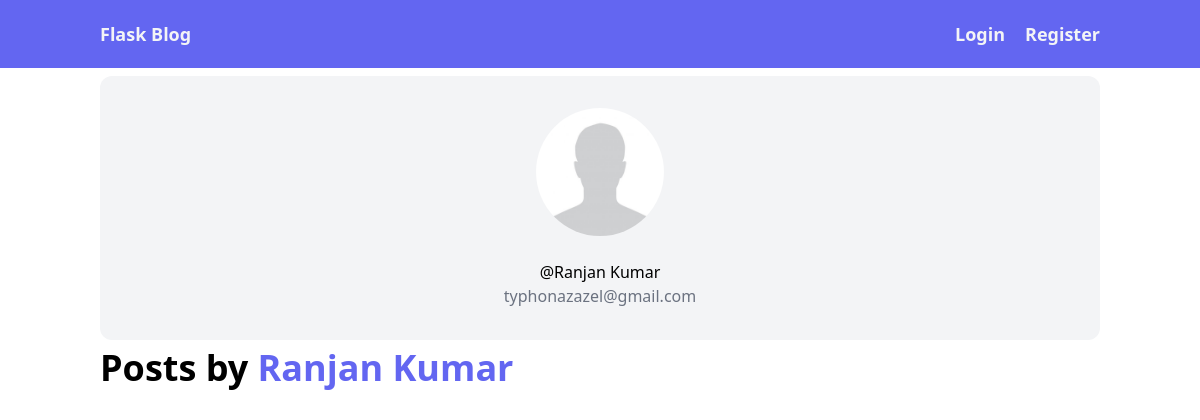
The app's page /user/profile/1, older data.
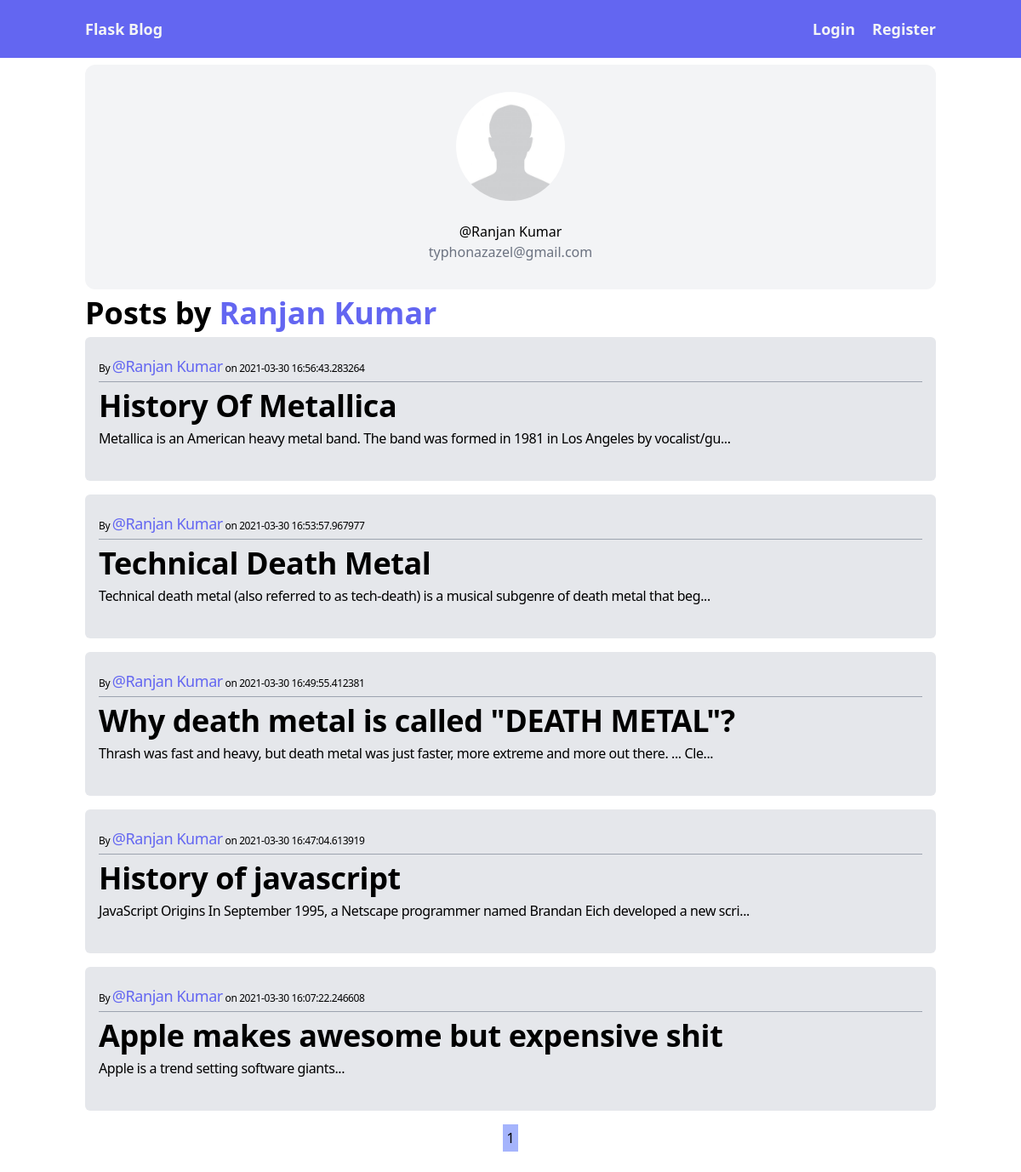
The same page, newer data.
### flaskblog/models.py (models this page shows, shortened)
class User(db.Model, UserMixin):
    id = db.Column(db.Integer, primary_key=True)
    name = db.Column(db.String(20), unique=True, nullable=False)
    email = db.Column(db.String(120), unique=True, nullable=False)
    image_file = db.Column(db.String(20), nullable=True, default='default.jpg')
    password = db.Column(db.String(60), nullable=False)
    posts = db.relationship('Post', backref='author', lazy=True)

class Post(db.Model):
    id = db.Column(db.Integer, primary_key=True)
    title = db.Column(db.String(100), nullable=False)
    date_posted = db.Column(db.DateTime, nullable=False,
                            default=datetime.utcnow)
    content = db.Column(db.Text, nullable=False)
    user_id = db.Column(db.Integer, db.ForeignKey('user.id'), nullable=False)

### flaskblog/user/routes.py (the view)
@user_routes.route('/user/profile/<id>', methods=['GET'])
def user_profile(id):
    page = request.args.get('page', default=1, type=1)
    user = User.query.get(id)
    posts = Post.query.filter_by(author=user).order_by(
        Post.date_posted.desc()).paginate(per_page=5, page=page)
    image_file = url_for(
        'static', filename="profile-pictures/"+user.image_file)
    return render_template('user_profile.html', user=user, image_file=image_file, posts=posts)

### flaskblog/templates/user_profile.html
{% extends "base.html" %} {% block content %}
<figure class="bg-gray-100 rounded-xl p-8 text-center">
    <img
        class="w-32 h-32 rounded-full m-auto"
        src="{{image_file}}"
        alt=""
        width="384"
        height="512"
    />
    <div class="pt-6 te space-y-4">
        <figcaption class="font-medium">
            <div class="text-cyan-600">@{{user.name}}</div>
            <div class="text-gray-500">{{user.email}}</div>
        </figcaption>
    </div>
</figure>
<h2 class="sm:text-4xl my-2 text-3xl leading-tight font-semibold">
    Posts by <span class="text-indigo-500">{{user.name}}</span>
</h2>
<div class="grid tracking-tight gap-4">
    {% if posts %} {% for post in posts.items %}
    <div
        class="rounded-md px-4 pt-4 pb-10 bg-gray-200 cursor-pointer post hover:bg-gray-100 transition-color duration-75"
        data-location="/post/{{post.id}}"
    >
        <div class="border-b border-gray-400 py-1">
            <p class="text-xs">
                By
                <a
                    href="user/profile/{{post.author.id}}"
                    class="text-indigo-500 font-medium tracking-tight text-lg"
                    >@{{post.author.name}}</a
                >
                on {{post.date_posted}}
            </p>
        </div>
        <a
            href="/post/{{post.id}}"
            class="hover:text-indigo-500 transition-color duration-75 hover:underline"
        >
            <h2 class="sm:text-4xl my-2 text-3xl leading-tight font-semibold">
                {{post.title[:50]}}
            </h2>
        </a>
        <p class="leading-tight">{{post.content[:100]}}...</p>
    </div>
    {% endfor %} {% else %}
    <h2 class="text-2xl font-semibold tracking-tight">Oh no! No posts yet</h2>
    {% endif %}
</div>
<div class="space-x-1 my-4 flex justify-center">
    {% for i in posts.iter_pages(left_edge=1 , right_edge=1, left_current=1,
    right_current=1) %} {% if i %} {% if posts.page == i %}
    <a href="?page={{i}}" class="p-1 bg-indigo-300">{{i}}</a>
    {% else %}
    <a href="?page={{i}}" class="p-1 bg-gray-200">{{i}}</a>
    {% endif %} {% else %} ... {% endif %} {% endfor %}
</div>
{% endblock %}

### flaskblog/templates/base.html (shortened to what this page needs)
<!DOCTYPE html>
<html lang="en">
    <head>
        <link
            rel="stylesheet"
            href="https://cdnjs.cloudflare.com/ajax/libs/tailwindcss/2.0.4/tailwind.min.css"
        />
    </head>
    <body class="p-0">
        <header>
            <div class="px-3 py-2 bg-indigo-500 text-gray-100">
                <div
                    class="flex p-3 font-semibold text-lg space-x-2 sm:space-x-none w-auto container mx-auto"
                >
                    <div class="mr-auto">
                        <a
                            href="{{ url_for('main.home') }}"
                            class="hover:text-gray-400 transition-all active:text-gray-600"
                            >Flask Blog</a
                        >
                    </div>
                    <ul class="list-none flex justify-end space-x-5">
                        {% if current_user.is_authenticated %}
                        <li>
                            <a
                                href="{{ url_for('post.create_post') }}"
                                class="hover:text-gray-400 transition-all active:text-gray-600"
                                >Create</a
                            >
                        </li>
                        <li>
                            <a
                                href="/user/{{current_user.id}}"
                                class="hover:text-gray-400 transition-all active:text-gray-600"
                                >Account</a
                            >
                        </li>
                        <li>
                            <a
                                href="{{ url_for('auth.logout') }}"
                                class="hover:text-gray-400 transition-all active:text-gray-600"
                                >Logout</a
                            >
                        </li>
                        {% else %}
                        <li>
                            <a
                                href="{{ url_for('auth.login') }}"
                                class="hover:text-gray-400 transition-all active:text-gray-600"
                                >Login</a
                            >
                        </li>
                        <li>
                            <a
                                href="{{ url_for('auth.register') }}"
                                class="hover:text-gray-400 transition-all active:text-gray-600"
                                >Register</a
                            >
                        </li>
                        {% endif %}
                    </ul>
                </div>
            </div>
        </header>
        <main class="">
            <div class="container m-auto px-3 py-2">
                 {% block content %} {%
                endblock %}
            </div>
        </main>
    </body>
</html>

Row changes from the older to the newer data that the page shows:
added Post: author.name "Ranjan Kumar", date_posted "2021-03-30 16:56:43.283264", title "History Of Metallica", content "Metallica is an American heavy metal band. The band was formed in 1981 in Los Angeles by vocalist/gu"
added Post: author.name "Ranjan Kumar", date_posted "2021-03-30 16:53:57.967977", title "Technical Death Metal", content "Technical death metal (also referred to as tech-death) is a musical subgenre of death metal that beg"
added Post: author.name "Ranjan Kumar", date_posted "2021-03-30 16:49:55.412381", title "Why death metal is called \"DEATH METAL\"?", content "Thrash was fast and heavy, but death metal was just faster, more extreme and more out there. ... Cle"
added Post: author.name "Ranjan Kumar", date_posted "2021-03-30 16:47:04.613919", title "History of javascript", content "JavaScript Origins In September 1995, a Netscape programmer named Brandan Eich developed a new scri"
added Post: author.name "Ranjan Kumar", date_posted "2021-03-30 16:07:22.246608", title "Apple makes awesome but expensive shit", content "Apple is a trend setting software giants"
Text that changed along with them:
new list line: "1"
